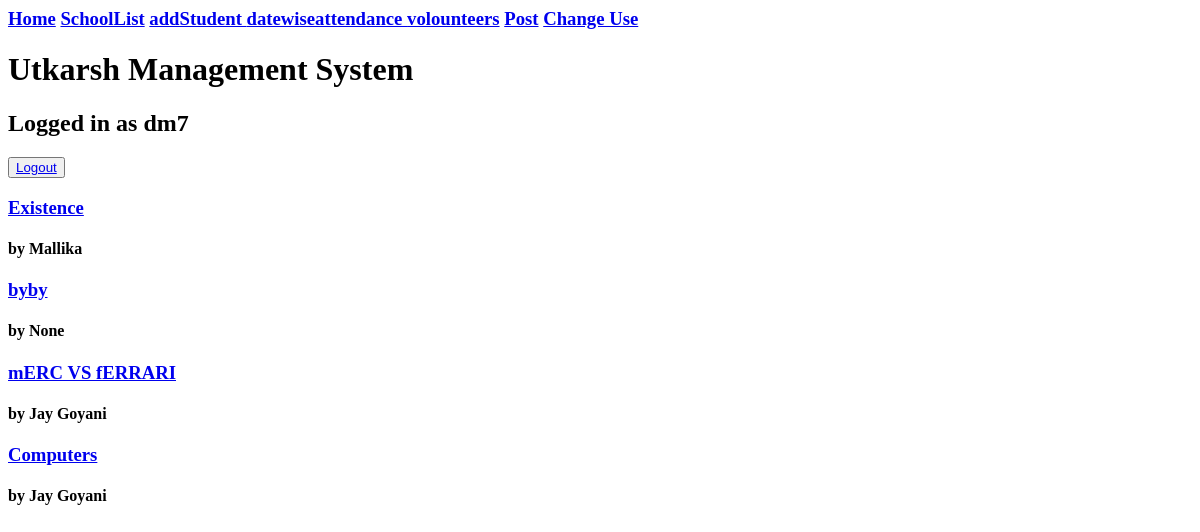
The app's page /utkarsh/home/ (signed in), older data.
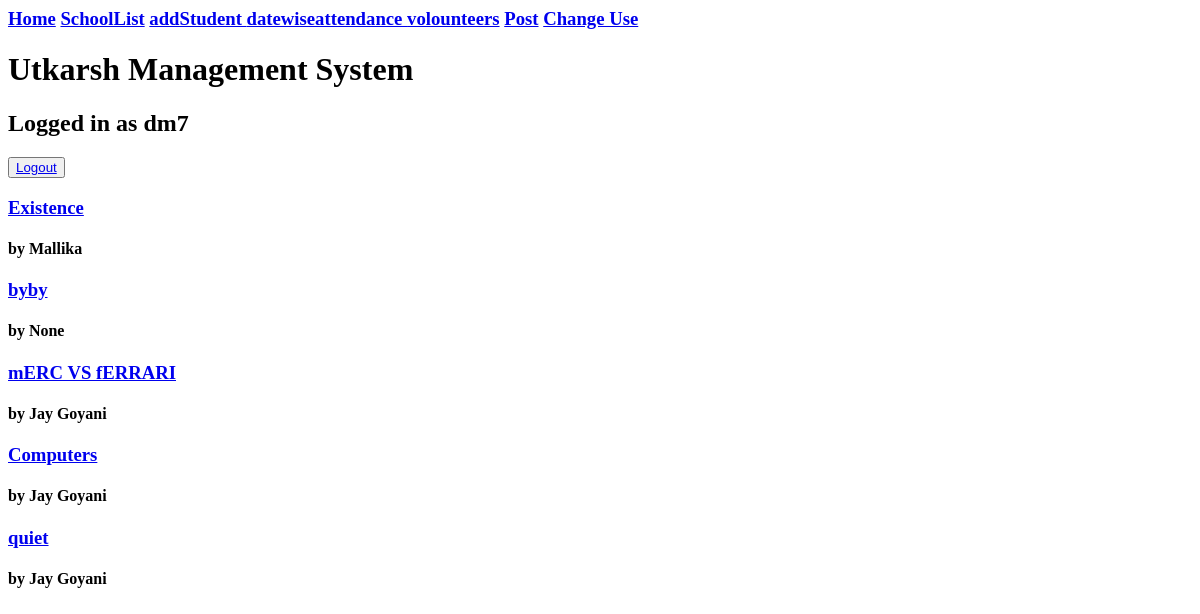
The same page, newer data.
### attendance/models.py (models this page shows)
class Post(models.Model):
    title=models.CharField(max_length=100,blank=True,null=True)
    message=models.TextField(max_length=100000)
    posted_by=models.ForeignKey(Volounteer,on_delete=models.CASCADE,null=True,blank=True)
    posted_on=models.DateTimeField()
    post_image=models.ImageField(blank=True,null=True)
    likes=models.PositiveIntegerField(default=0)

class Volounteer(models.Model):
    volounteer_name=models.CharField(max_length=50)
    volounteer_year=models.CharField(max_length=10,choices=year_choices)
    volounteer_role=models.CharField(max_length=20,choices=role_choices)
    volounteer_gender=models.CharField(max_length=2,choices=gender_choices,blank=True,null=True)
    absent=models.IntegerField(blank=True,null=True,default=0)
    present=models.IntegerField(blank=True,null=True,default=0)
    volounteer_subject_taught=models.ManyToManyField(Subject)
    volounteer_image=models.ImageField(upload_to ='teacher/displaypic',blank=True,null=True)
    def __str__(self):
        return f'{self.volounteer_name}'

### attendance/views.py (the view)
# urls.py: path('home/',views.home,name='home'),
@login_required
def home(request):
    context={}
    context['posts']=Post.objects.all()
    return render(request,'home.html',context)

### attendance/templates/home.html
{% extends 'base.html' %}
{% block content%}
{% for post in posts%}
<h3><a href={% url 'post_details' post.id %}>{{post.title}}</a></h3> <h4> by {{post.posted_by}}</h4>
{% endfor%}
{% endblock%}

Row changes from the older to the newer data that the page shows:
added Post: title "quiet", posted_by "Jay Goyani"
